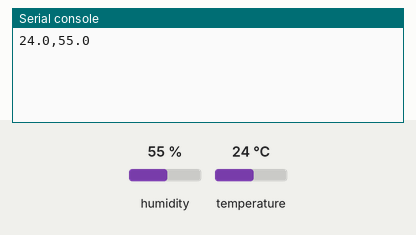
Recording of a program running on a simulated ESP32 board running MicroPython. On the bench: the last lines printed to the serial console. The inputs (shaded band) are chosen by the test bench; at power-on: humidity 55 %, temperature 24 °C. No MQTT or app messages arrive unless stated.

Above: at 1.3 s.
1.4 s: humidity set to 22 %
At 3.6 s:
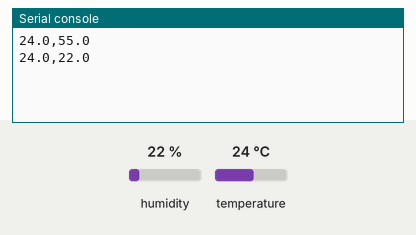
4.1 s: temperature set to 12 °C
At 4.9 s:
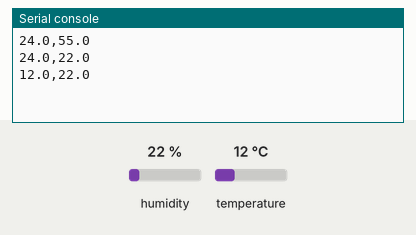
6.8 s: humidity set to 40 %
At 9.7 s:
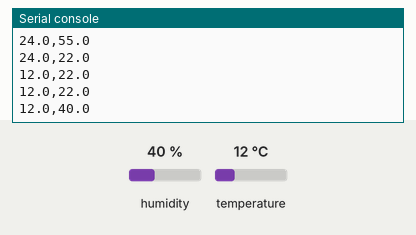
Timing chart, 0 to 11.2 s (numbered marks = the images above; inputs shaded):
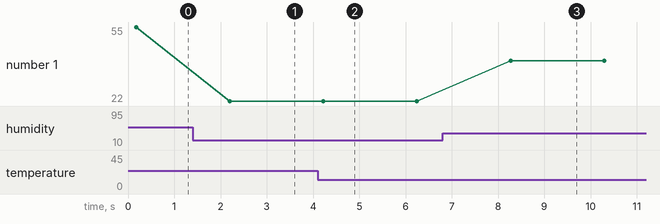

Measured:
- after the input at 1.4 s, the serial console: prints a new line after 0.80 s (image 1)
- after the input at 4.1 s, the serial console: prints a new line after 0.12 s (image 2)
- after the input at 6.8 s, the serial console: prints a new line after 1.5 s (image 3)
- plotted number 1: 55 → 22 after the input at 1.4 s, 22 → 40 after the input at 6.8 s

The program:

mqtt_node.py
```python
from machine import Pin
from time import sleep
import dht
from umqtt.simple import MQTTClient

SERVER = 'xxx.xxx.xxx.xxx' # MQTT SERVER ADDRESS (raspberry pi ip)
CLIENT_ID = 'ESP32_DHT'
TOPIC = b'temp_humidity'

client = MQTTClient(CLIENT_ID, SERVER)
client.connect()

sensor = dht.DHT11(Pin(15))

while True:
  try:
    sensor.measure()
    temperature = sensor.temperature()
    humedity = sensor.humidity()
    msg = (b'{0:3.1f},{1:3.1f}'.format(temperature,humedity))
    client.publish(TOPIC, msg)
    print(msg.decode())
    sleep(2)
  except OSError as e:
    print('Error al leer el sensor.')
    sleep(2)
```
